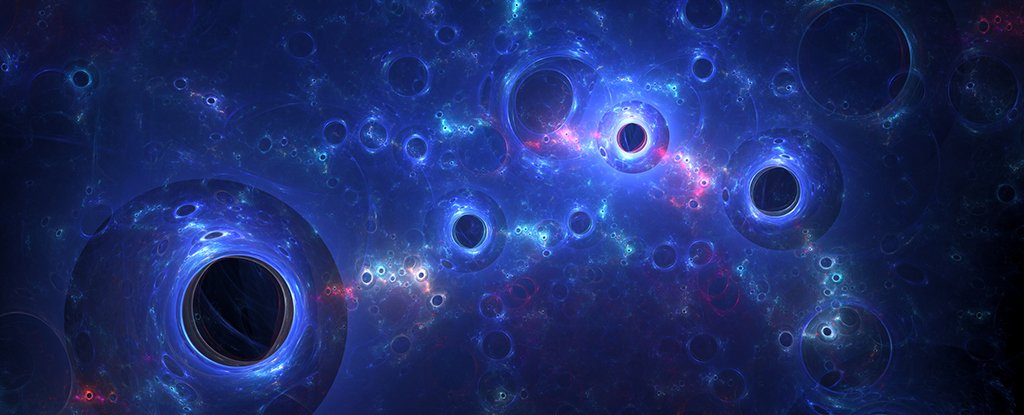
#> input picture image copy.png, 1024 x 415 px, given in place of the camera
$ python ColorDetectV2.py
#> lines starting #> are read from the running program, lines starting #| are printed output that depends on the picture; after the words box and inside, x2 and y2 are one past the last pixel; in counts of white or black regions, pixels touching at a corner belong together
import cv2 as cv
import numpy as np
import time


def nothing(x): pass

# === Create Trackbars for HSV Threshold Tuning ===
cv.namedWindow("Trackbars")
cv.createTrackbar("LH", "Trackbars", 0, 180, nothing)
cv.createTrackbar("LS", "Trackbars", 120, 255, nothing)
cv.createTrackbar("LV", "Trackbars", 70, 255, nothing)
cv.createTrackbar("UH", "Trackbars", 10, 180, nothing)
cv.createTrackbar("US", "Trackbars", 255, 255, nothing)
cv.createTrackbar("UV", "Trackbars", 255, 255, nothing)

# Color detection mode
color_mode = 'red'

# Morphological kernel
kernel = np.ones((5, 5), np.uint8)

# Start webcam
cap = cv.VideoCapture(0)
if not cap.isOpened():
    print("Error: Webcam not accessible.")
    exit()

# Time for FPS tracking
prev_time = time.time()

while True:
    ret, frame = cap.read()
#> frame is the input picture: shape (415, 1024, 3); mean B, G, R 104.4, 44.4, 30.3
    if not ret:
        print("Error: Failed to capture frame.")
        break

    frame = cv.resize(frame, (640, 480))
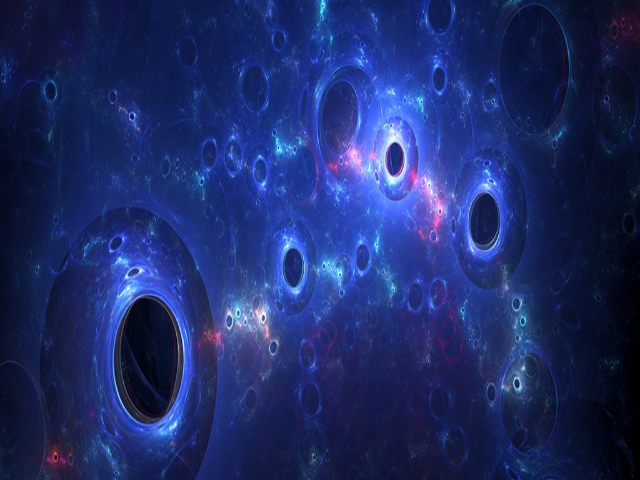
#> frame: shape (480, 640, 3); mean B, G, R 104.3, 44.3, 30.2
    frame = cv.flip(frame, 1)
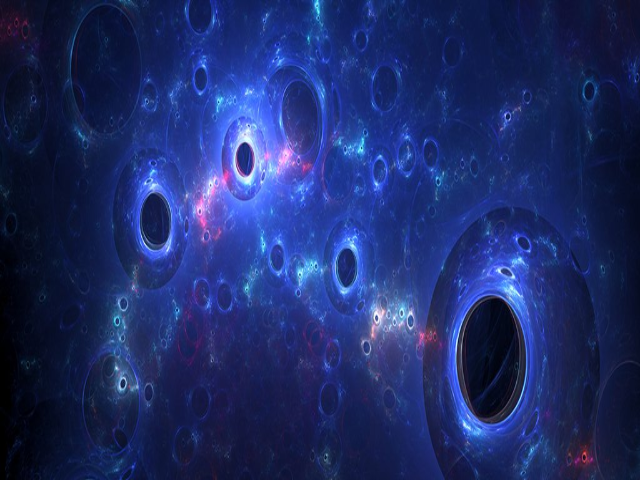
#> frame: shape (480, 640, 3); mean B, G, R 104.3, 44.3, 30.2
    blurred = cv.GaussianBlur(frame, (5, 5), 0)
    hsv = cv.cvtColor(blurred, cv.COLOR_BGR2HSV)
#> hsv: shape (480, 640, 3); mean H, S, V 114.6, 187.4, 104.3

    # Get HSV thresholds from trackbars
    lh = cv.getTrackbarPos("LH", "Trackbars")
    ls = cv.getTrackbarPos("LS", "Trackbars")
    lv = cv.getTrackbarPos("LV", "Trackbars")
    uh = cv.getTrackbarPos("UH", "Trackbars")
    us = cv.getTrackbarPos("US", "Trackbars")
    uv = cv.getTrackbarPos("UV", "Trackbars")

    lower = np.array([lh, ls, lv], dtype=np.uint8)
    upper = np.array([uh, us, uv], dtype=np.uint8)

    # Apply color masks based on selected mode
    if color_mode == 'red':
        lower_red1 = np.array([0, 120, 70], np.uint8)
        upper_red1 = np.array([10, 255, 255], np.uint8)
        lower_red2 = np.array([170, 120, 70], np.uint8)
        upper_red2 = np.array([180, 255, 255], np.uint8)
        mask1 = cv.inRange(hsv, lower_red1, upper_red1)
#> mask1: shape (480, 640); every value is 0
        mask2 = cv.inRange(hsv, lower_red2, upper_red2)
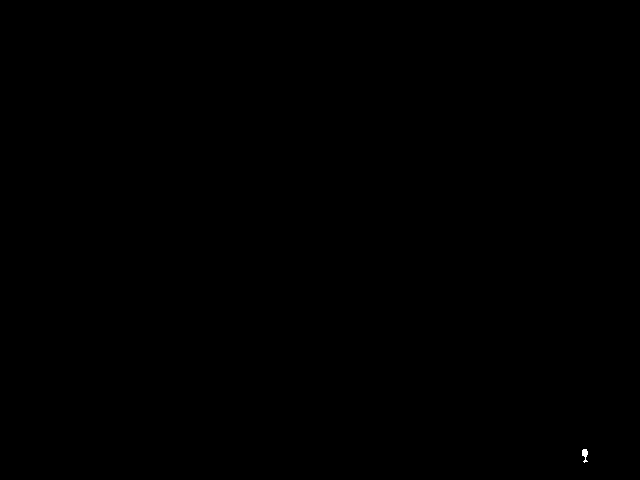
#> mask2: shape (480, 640); 0.02% white; 1 white region, box (x1, y1, x2, y2) and area: (582, 449, 588, 463) 53
        mask = cv.bitwise_or(mask1, mask2)
    else:
        mask = cv.inRange(hsv, lower, upper)

    # Morphological operations
    mask = cv.dilate(mask, kernel, iterations=1)
#> mask: shape (480, 640); 0.05% white; 1 white region

    # Find contours
    contours, _ = cv.findContours(mask, cv.RETR_TREE, cv.CHAIN_APPROX_SIMPLE)
#> contours = 1 contour; box (x1, y1, x2, y2) and area: (580, 447, 590, 465) 138

    for cnt in contours:
        area = cv.contourArea(cnt)
        if area > 300:
            x, y, w, h = cv.boundingRect(cnt)
            cv.rectangle(frame, (x, y), (x+w, y+h), (0, 0, 255), 2)
            label = f"{color_mode.capitalize()} Color"
            cv.putText(frame, label, (x, y - 10),
                       cv.FONT_HERSHEY_SIMPLEX, 0.7, (0, 0, 255), 2)
#> this loop made 1 pass
#> area on pass 1: 138

    # === FPS Calculation ===
    curr_time = time.time()
    fps = 1 / (curr_time - prev_time)
    prev_time = curr_time
    cv.putText(frame, f"FPS: {fps:.2f}", (10, 30),
               cv.FONT_HERSHEY_SIMPLEX, 0.7, (0, 255, 0), 2)
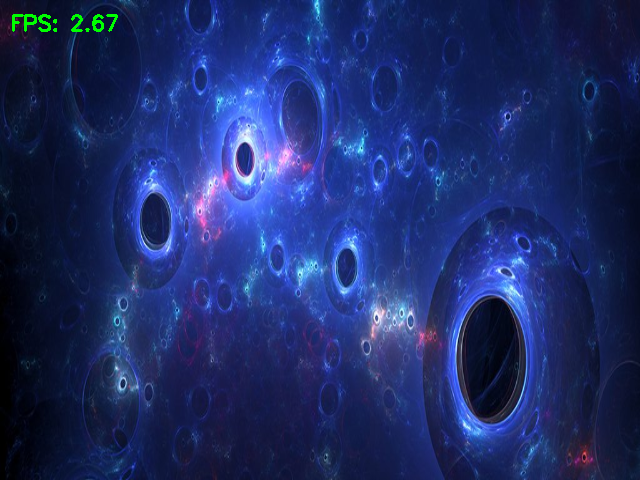
#> frame: shape (480, 640, 3); 0.23% of pixels changed, all inside (x1, y1, x2, y2) = (12, 14, 118, 32)

    # Show the results
    cv.imshow("Detected Color", frame)
    cv.imshow("Mask", mask)

    key = cv.waitKey(1) & 0xFF
#> (key q is pressed here)
    if key == ord('q'):
        break
    elif key == ord('s'):
        cv.imwrite("screenshot.png", frame)
        print("Saved screenshot.")
    elif key == ord('r'):
        color_mode = 'red'
        print("Switched to red detection mode.")
    elif key == ord('g'):
        color_mode = 'green'
        print("Switched to green detection mode.")
    elif key == ord('b'):
        color_mode = 'blue'
        print("Switched to blue detection mode.")

# Cleanup
cap.release()
cv.destroyAllWindows()
